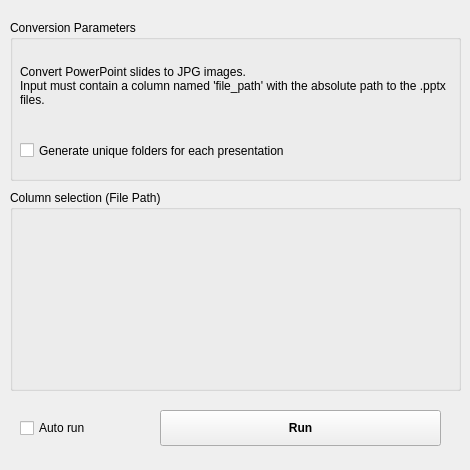
<?xml version="1.0" encoding="UTF-8"?>
<ui version="4.0">
 <class>Form</class>
 <widget class="QWidget" name="Form">
  <property name="geometry">
   <rect>
    <x>0</x>
    <y>0</y>
    <width>470</width>
    <height>470</height>
   </rect>
  </property>
  <property name="minimumSize">
   <size>
    <width>470</width>
    <height>470</height>
   </size>
  </property>
  <property name="maximumSize">
   <size>
    <width>470</width>
    <height>470</height>
   </size>
  </property>
  <property name="windowTitle">
   <string>PPTX to Images Converter</string>
  </property>
  <widget class="QGroupBox" name="groupBox">
   <property name="geometry">
    <rect>
     <x>10</x>
     <y>20</y>
     <width>451</width>
     <height>161</height>
    </rect>
   </property>
   <property name="title">
    <string>Conversion Parameters</string>
   </property>
   <widget class="QLabel" name="Description">
    <property name="geometry">
     <rect>
      <x>10</x>
      <y>30</y>
      <width>431</width>
      <height>71</height>
     </rect>
    </property>
    <property name="text">
     <string>Convert PowerPoint slides to JPG images. 
Input must contain a column named 'file_path' with the absolute path to the .pptx files.</string>
    </property>
    <property name="wordWrap">
     <bool>true</bool>
    </property>
   </widget>
   <widget class="QCheckBox" name="checkBox_multiple_folders">
    <property name="geometry">
     <rect>
      <x>10</x>
      <y>120</y>
      <width>421</width>
      <height>21</height>
     </rect>
    </property>
    <property name="text">
     <string>Generate unique folders for each presentation</string>
    </property>
   </widget>
  </widget>
  <widget class="QGroupBox" name="groupBox_column">
   <property name="geometry">
    <rect>
     <x>10</x>
     <y>190</y>
     <width>451</width>
     <height>201</height>
    </rect>
   </property>
   <property name="title">
    <string>Column selection (File Path)</string>
   </property>
   <widget class="QWidget" name="placeholder" native="true">
    <property name="geometry">
     <rect>
      <x>10</x>
      <y>30</y>
      <width>431</width>
      <height>171</height>
     </rect>
    </property>
   </widget>
  </widget>
  <widget class="QPushButton" name="pushButton_send">
   <property name="enabled">
    <bool>true</bool>
   </property>
   <property name="geometry">
    <rect>
     <x>160</x>
     <y>410</y>
     <width>281</width>
     <height>36</height>
    </rect>
   </property>
   <property name="styleSheet">
    <string notr="true">font-weight: bold;</string>
   </property>
   <property name="text">
    <string>Run</string>
   </property>
  </widget>
  <widget class="QCheckBox" name="checkBox_send">
   <property name="enabled">
    <bool>true</bool>
   </property>
   <property name="geometry">
    <rect>
     <x>20</x>
     <y>420</y>
     <width>131</width>
     <height>16</height>
    </rect>
   </property>
   <property name="text">
    <string>Auto run</string>
   </property>
  </widget>
 </widget>
 <resources/>
 <connections/>
</ui>
